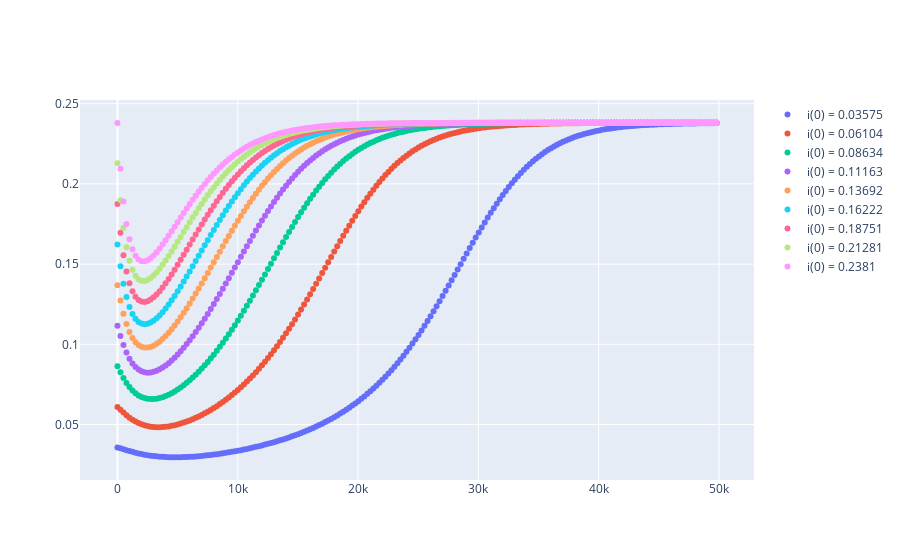

Notebook code for this chart:
### Markdown cell above
Plot and wiring data for Figure 3 in article

### Code cell
# init_i_props = np.linspace(0.0001, 0.010455203872732766, 10)
init_i_props = np.linspace(0.010455203872732766, 0.23809938298643937, 10)

N = 10000
recovered = 10
Is = []
t_max = 50000

for init_prop in init_i_props:
    initial_infected = math.floor(init_prop*N)
    x00 = [N - initial_infected - recovered, initial_infected, recovered]
    non_adaptive = NonAdaptive(mu, gamma, beta, phi, Cs, Ci, Cz, x00, t_max, dt=0.1)
    non_adaptive.solve_odes_system(method='odeint')
    I_raw = non_adaptive.I
    I_scaled = [i/N for i in I_raw]
    Is.append(I_scaled)

data = pd.DataFrame({
    't': np.linspace(0,t_max,len(Is[0]))
})

for k in range(1,len(Is)):
    data[f'y{k}'] = [round(val,5) for val in Is[k]]

data = data.iloc[list(range(0, data.shape[0], 5))]
print(data.shape)

fig = go.Figure()

# Add traces
for k in range(1,len(Is)):
    fig.add_trace(go.Scatter(x=data['t'], y=data[f'y{k}'],
                        mode='markers',
                        name=f'i(0) = {round(init_i_props[k],5)}'))
    
# Write for LaTeX table
# data = data.astype(str)
# data_latex = ''

# for j in range(data.shape[0]):
#     row = data.iloc[j]
#     data_latex = data_latex + '\n' + ' '.join(row.tolist())
    
# file = open('dat_eq1.txt','w+')
# file.write(' '.join(data.columns.tolist()))
# file.write(data_latex)
# file.close()

fig.show()

### Figure 1 — Plotly figure (JSON) as saved in the notebook; plotly's stock layout.template omitted (floating-point values rounded to 4 significant figures; data arrays with more than 128 entries replaced by an {"elided": "..."} marker saying what was removed)
{"data": [{"mode": "markers", "name": "i(0) = 0.03575", "type": "scatter", "x": {"elided": "200 float values"}, "y": {"elided": "200 float values"}}, {"mode": "markers", "name": "i(0) = 0.06104", "type": "scatter", "x": {"elided": "200 float values"}, "y": {"elided": "200 float values"}}, {"mode": "markers", "name": "i(0) = 0.08634", "type": "scatter", "x": {"elided": "200 float values"}, "y": {"elided": "200 float values"}}, {"mode": "markers", "name": "i(0) = 0.11163", "type": "scatter", "x": {"elided": "200 float values"}, "y": {"elided": "200 float values"}}, {"mode": "markers", "name": "i(0) = 0.13692", "type": "scatter", "x": {"elided": "200 float values"}, "y": {"elided": "200 float values"}}, {"mode": "markers", "name": "i(0) = 0.16222", "type": "scatter", "x": {"elided": "200 float values"}, "y": {"elided": "200 float values"}}, {"mode": "markers", "name": "i(0) = 0.18751", "type": "scatter", "x": {"elided": "200 float values"}, "y": {"elided": "200 float values"}}, {"mode": "markers", "name": "i(0) = 0.21281", "type": "scatter", "x": {"elided": "200 float values"}, "y": {"elided": "200 float values"}}, {"mode": "markers", "name": "i(0) = 0.2381", "type": "scatter", "x": {"elided": "200 float values"}, "y": {"elided": "200 float values"}}], "layout": {"autosize": true, "xaxis": {"autorange": true, "range": [-2988.0, 52790.0], "type": "linear"}, "yaxis": {"autorange": true, "range": [0.01243, 0.2553], "type": "linear"}}}
